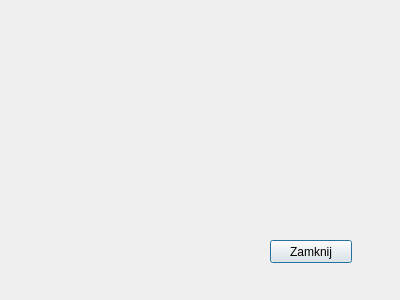
<?xml version="1.0" encoding="UTF-8"?>
<ui version="4.0">
 <class>Okno_szukaj_lokatora</class>
 <widget class="QDialog" name="Okno_szukaj_lokatora">
  <property name="geometry">
   <rect>
    <x>0</x>
    <y>0</y>
    <width>400</width>
    <height>300</height>
   </rect>
  </property>
  <property name="windowTitle">
   <string>Dialog</string>
  </property>
  <widget class="QPushButton" name="pushButton_zamknij">
   <property name="geometry">
    <rect>
     <x>270</x>
     <y>240</y>
     <width>82</width>
     <height>23</height>
    </rect>
   </property>
   <property name="text">
    <string>Zamknij</string>
   </property>
  </widget>
 </widget>
 <resources/>
 <connections>
  <connection>
   <sender>pushButton_zamknij</sender>
   <signal>clicked()</signal>
   <receiver>Okno_szukaj_lokatora</receiver>
   <slot>reject()</slot>
   <hints>
    <hint type="sourcelabel">
     <x>310</x>
     <y>251</y>
    </hint>
    <hint type="destinationlabel">
     <x>199</x>
     <y>149</y>
    </hint>
   </hints>
  </connection>
 </connections>
</ui>
